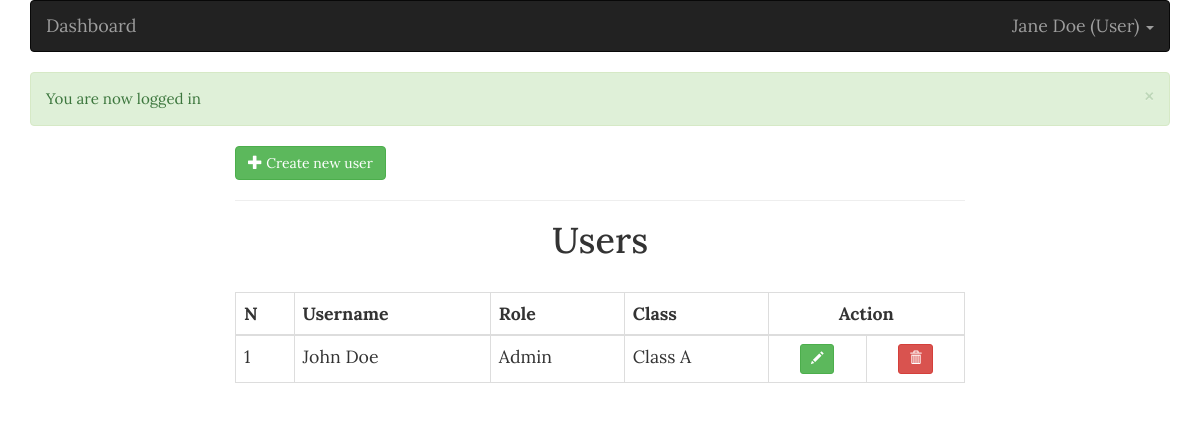
Screenshot of /admin/users/userList.php (signed in) with the database file from the repository.
### tables this page shows
CREATE TABLE `users`(
    `id` INT(11) PRIMARY KEY NOT NULL AUTO_INCREMENT,
    `role_id` INT(11) DEFAULT NULL,
    `class_id` INT(11) DEFAULT NULL,
    `username` VARCHAR(255) UNIQUE NOT NULL,
    `email` VARCHAR(255) UNIQUE NOT NULL,
    `password` VARCHAR(255) NOT NULL,
    `profile_picture` VARCHAR(255) DEFAULT NULL,
    `created_at` TIMESTAMP NOT NULL DEFAULT CURRENT_TIMESTAMP ON UPDATE CURRENT_TIMESTAMP,
    `updated_at` TIMESTAMP NOT NULL DEFAULT CURRENT_TIMESTAMP,
    CONSTRAINT `users_ibfk_1` FOREIGN KEY(`role_id`) REFERENCES `roles`(`id`) ON DELETE SET NULL ON UPDATE NO ACTION,
    CONSTRAINT `user_class_ibfk_1` FOREIGN KEY(`class_id`) REFERENCES `classes`(`id`) ON DELETE SET NULL ON UPDATE NO ACTION
);

CREATE TABLE `roles` (
 `id` int(11) NOT NULL AUTO_INCREMENT,
 `name` varchar(255) NOT NULL,
 `description` text NOT NULL,
  PRIMARY KEY (`id`)
);

CREATE TABLE `classes` (
 `id` int(11) NOT NULL AUTO_INCREMENT,
 `name` varchar(255) NOT NULL,
 `description` text NOT NULL,
  PRIMARY KEY (`id`)
);

### admin/users/userLogic.php (called while the page is built, shortened)
<?php
function getAllUsers(){
  $sql = "SELECT r.name as role,c.name as class, u.id, u.role_id, u.username
          FROM users u
          LEFT JOIN roles r ON u.role_id=r.id
          LEFT JOIN classes c ON u.class_id=c.id
          WHERE u.id != ?";
  $users = getMultipleRecords($sql, 'i', [$_SESSION['user']['id']]);
  return $users;
}

### config.php (called while the page is built, shortened)
<?php
	$conn = new mysqli("localhost", "root", "", "multiple-choice-quiz");
	function getMultipleRecords($sql, $types = null, $params = []) {
		global $conn;
		$stmt = $conn->prepare($sql);
		if (!empty($params)) {
		  $stmt->bind_param($types, ...$params);
		}
		$stmt->execute();
		$result = $stmt->get_result();
		$user = $result->fetch_all(MYSQLI_ASSOC);
		return $user;
	  }
?>

### admin/users/userList.php (the view, shortened to what this page needs)
<?php include('../../config.php') ?>
<?php include(ROOT_PATH . '/admin/users/userLogic.php') ?>
<?php
  $allUsers = getAllUsers();
?>
<!DOCTYPE html>
<html>
<head>
  <link rel="stylesheet" href="https://cdnjs.cloudflare.com/ajax/libs/twitter-bootstrap/3.3.7/css/bootstrap.min.css" />
  <link rel="stylesheet" href="../../assets/css/style.css">
</head>
<body>
  <?php include(INCLUDE_PATH . "/layouts/admin_navbar.php") ?>
  <div class="col-md-8 col-md-offset-2">
    <a href="userForm.php" class="btn btn-success">
      <span class="glyphicon glyphicon-plus"></span>
      Create new user
    </a>
    <hr>
    <h1 class="text-center">Users</h1>
    <br />
    <?php if (isset($users)): ?>
      <table class="table table-bordered">
        <thead>
          <tr>
            <th>N</th>
            <th>Username</th>
            <th>Role</th>
            <th>Class</th>
            <th colspan="2" class="text-center">Action</th>
          </tr>
        </thead>
        <tbody>
          <?php foreach ($allUsers as $key => $value): ?>
            <tr>
              <td><?php echo $key + 1; ?></td>
              <td><?php echo $value['username'] ?></td>
              <td><?php echo $value['role']; ?></td>
              <td><?php echo $value['class']; ?></td>
              <td class="text-center">
                <a href="<?php echo BASE_URL ?>admin/users/userForm.php?edit_user=<?php echo $value['id'] ?>" class="btn btn-sm btn-success">
                  <span class="glyphicon glyphicon-pencil"></span>
                </a>
              </td>
              <td class="text-center">
                <a href="<?php echo BASE_URL ?>admin/users/userForm.php?delete_user=<?php echo $value['id'] ?>" class="btn btn-sm btn-danger">
                  <span class="glyphicon glyphicon-trash"></span>
                </a>
              </td>
            </tr>
          <?php endforeach; ?>
        </tbody>
      </table>
    <?php else: ?>
      <h2 class="text-center">No users in database</h2>
    <?php endif; ?>
  </div>
  <?php include(INCLUDE_PATH . "/layouts/footer.php") ?>
</body>
</html>

### assets/css/style.css (style rules this page uses)
* { font-family: 'Lora', serif; font-size: 1.04em; }

### rows the page displays
users: username "John Doe", role.name "Admin", class.name "Class A"

### other values shown
$_SESSION['user']['username'] "Jane Doe"
$_SESSION['user']['role'] "User"
$_SESSION['success_msg'] "You are now logged in"
